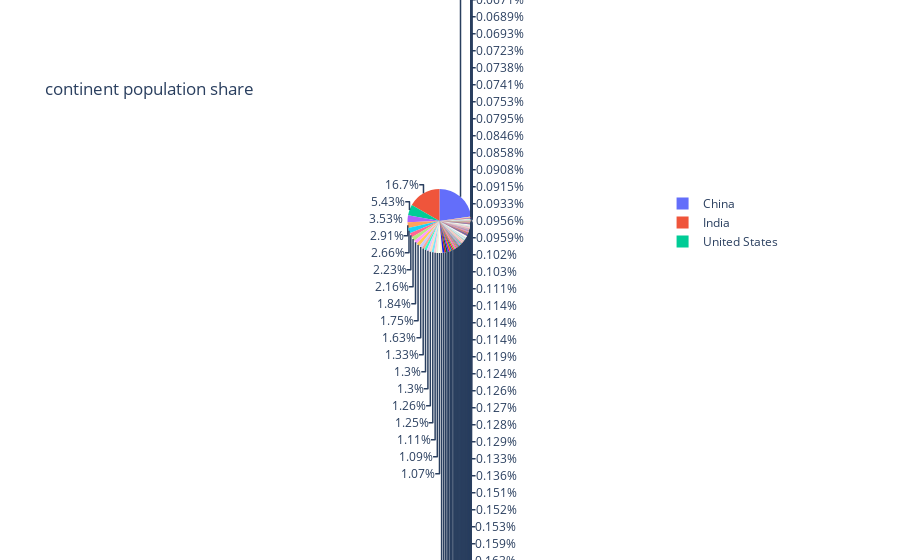

The cell this chart's notebook holds for it:
### Code cell
# Pie chart
px.pie(df,names = 'country', values = 'pop', title = 'continent population share')

### Figure 1 — Plotly figure (JSON) as saved in the notebook; plotly's stock layout.template omitted (floating-point values rounded to 4 significant figures; data arrays with more than 128 entries replaced by an {"elided": "..."} marker saying what was removed)
{"data": [{"domain": {"x": [0, 1], "y": [0, 1]}, "hovertemplate": "country=%{label}<br>pop=%{value}<extra></extra>", "labels": {"elided": "1704 str values"}, "legendgroup": "", "name": "", "showlegend": true, "type": "pie", "values": {"elided": "1704 int values"}}], "layout": {"legend": {"tracegroupgap": 0}, "title": {"text": "continent population share"}}}
